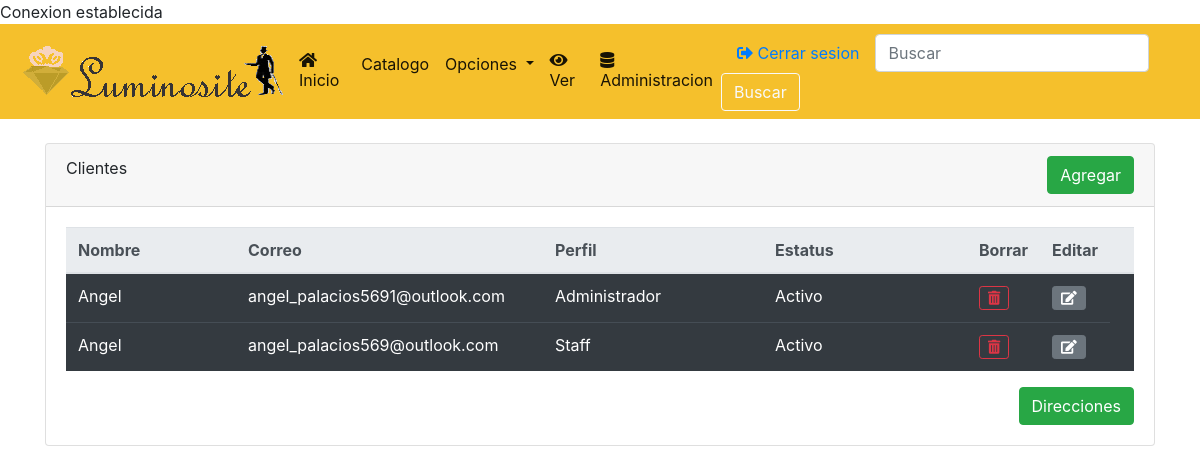
Page /clientes.php (signed in) on the earlier database version.
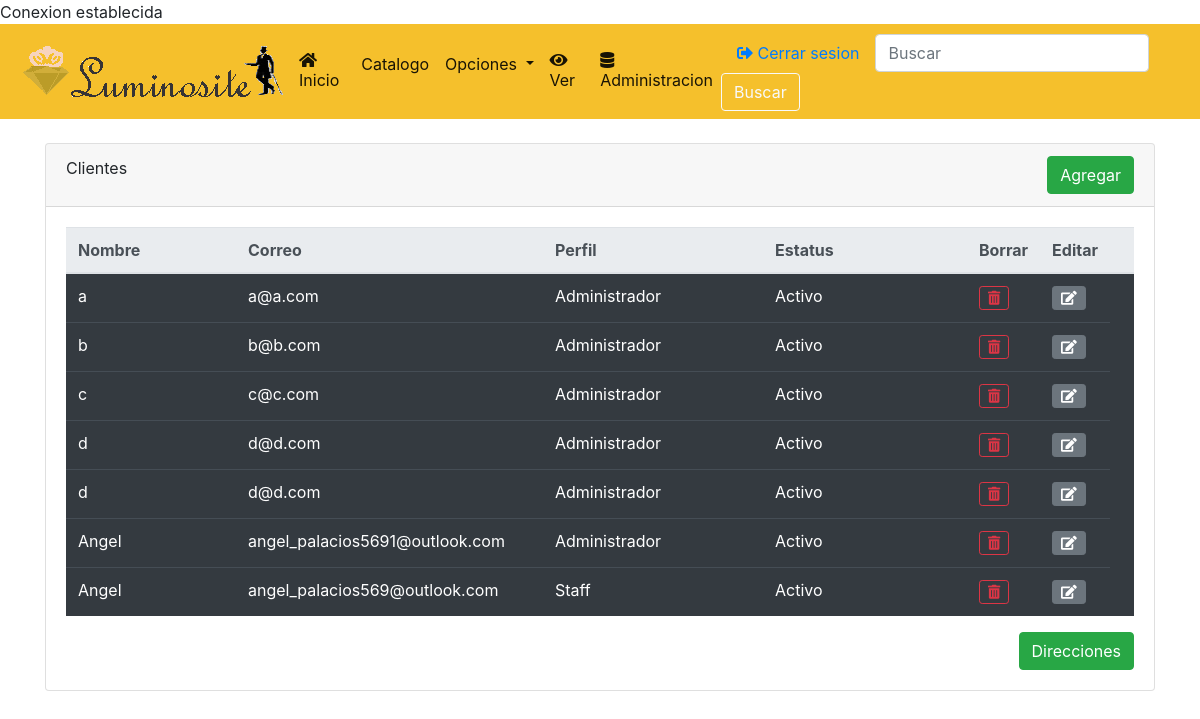
Same page on the later database version.
### tables this page shows
CREATE TABLE `cliente` (
  `id_cliente` int(11) NOT NULL AUTO_INCREMENT,
  `nombre_cliente` varchar(45) NOT NULL,
  `primer_apellido` varchar(45) NOT NULL,
  `segundo_apellido` varchar(45) NOT NULL,
  `password` varchar(100) NOT NULL,
  `correo_electronico` varchar(100) NOT NULL,
  `telefono` varchar(10) NOT NULL,
  `sexo` enum('Hombre','Mujer','Indeterminado') NOT NULL,
  `perfil` enum('Administrador','Técnico','Staff') NOT NULL,
  `estatus` enum('Activo','Inactivo') NOT NULL,
  `foto_perfil` blob NOT NULL,
  PRIMARY KEY (`id_cliente`)
);

### clientes.php (the view, shortened to what this page needs)
<?php
require_once './conexion.php';
?>
<!DOCTYPE html>
<html lang="es-MX">
<head>
    <link rel="stylesheet" href="css/bootstrap.min.css">
    <link rel="stylesheet" href="css/all.min.css">
</head>
<body>
        <?php require_once('./menu.php'); ?>
    <div class="container mt-4">
        <div class="card">
            <div class="card-header">
                Clientes
                <a href="clientes_formularios.php"class="btn btn-success float-right">Agregar</a>
            </div>
            <div class="card-body">
                <table class="table table-dark table table-hover">
                    <thead class="thead-light">
                        <tr>
                            <th style="width: 20%;" scope="col">Nombre</th>
                            <th style="width: 30%;" scope="col">Correo</th>
                            <th style="width: 25%;" scope="col">Perfil</th>
                            <th style="width: 25%;" scope="col">Estatus</th>
                            <th style="width: 25%;" scope="col">Borrar</th>
                            <th style="width: 10%;" scope="col">Editar</th>
                            <th style="width: 10%;" scope="col">
                            </th>
                        </tr>
                    </thead>
                    <tbody>
                    <?php
                        $sql = 'select id_cliente, nombre_cliente, primer_apellido, correo_electronico, telefono,perfil,estatus from cliente order by primer_apellido, nombre_cliente asc';
                        foreach ($conexion->query($sql) as $registro) {
                            $registro['nombre_cliente'] = htmlentities($registro['nombre_cliente']);
                            $registro['primer_apellido'] = htmlentities($registro['primer_apellido']);
                            $registro['correo_electronico'] = htmlentities($registro['correo_electronico']);
                            $registro['estatus'] = htmlentities($registro['estatus']);
                            if ($registro['estatus']=="Activo"){
                        echo <<<fin
                        <tr>
                            <td scope="row">{$registro['nombre_cliente']}</td>
                            <td scope="row">{$registro['correo_electronico']}</td>
                            <td scope="row">{$registro['perfil']}</td>
                            <td scope="row">{$registro['estatus']}</td>
                            <td>
                                <a class="btn btn-outline-danger btn-sm" href="clientes_borrar.php?id_cliente={$registro['id_cliente']}"><i class="fa fa-trash-alt"></i></a>
                            </td>
                            <td>
                                <a class="btn btn-secondary btn-sm" href="clientes_editar.php?id={$registro['id_cliente']}"><i class="fa fa-edit"></i></a>
                            </td>
                        </tr>
fin;
                            }
                }
                        ?>
                    </tbody>
                </table>
                <a href="direcciones.php" class="btn btn-success float-right">Direcciones</a>
            </div>
        </div>
    </div>
</body>
</html>

### menu.php (shortened to what this page needs)
<nav class="navbar navbar-expand-lg navbar-light" style="background-color: #f5c02c;">
  <img src="img/LUMINOSITE1.png" class="img-fluid" alt="Responsive image" />
  <div class="collapse navbar-collapse" id="navbarSupportedContent">
    <ul class="navbar-nav mr-auto">
      <li class="nav-item active">
        <a class="nav-link active" href="Inicio.php"><i class="fa fa-home"></i> Inicio</a>
      </li>
      <li class="nav-item">
        <a class="nav-link active" href="catalogo.php">Catalogo</a>
      </li>
      <?php
        if(isset($_SESSION['id']) && is_numeric($_SESSION['id']) && 'Administrador' == $_SESSION['perfil']){
          echo '
      <li class="nav-item dropdown">
        <a class="nav-link active dropdown-toggle" href="#" id="navbarDropdown" role="button" data-toggle="dropdown"
          aria-haspopup="true" aria-expanded="false">
          Opciones
        </a>
        <div class="dropdown-menu" aria-labelledby="navbarDropdown" style="background-color: #f5ef38;">
          <a class="dropdown-item" href="ventas.php"><i class="fa fa-piggy-bank"></i> Ventas</a>
          <a class="dropdown-item" href="materiales.php"><i class="fa fa-user"></i> Materiales</a>
          <a class="dropdown-item" href="Productos.php"><i class="fa fa-cart-plus"></i> Productos</a>
          <a class="dropdown-item" href="clientes.php"><i class="fa fa-user-circle"></i> Clientes</a>
          <a class="dropdown-item" href="tipo_de_joya.php"><i class="fa fa-ring"></i> Tipo de Joya</a>
        </div>
      </li>';
    }
    ?>
      <?php
      if(isset($_SESSION['id']) && is_numeric($_SESSION['id'])){
     echo ' <li class="nav-item">
        <a class="nav-link active" href="perfil.php" tabindex="-1" aria-disabled="true"><i class="fa fa-eye"></i> Ver</a>
      </li>';
      }
      ?>
      <?php
      if(isset($_SESSION['id']) && is_numeric($_SESSION['id']) && 'Administrador' == $_SESSION['perfil']){
   echo '<li class="nav-item">
   <a class="nav-link active" href="sql.php"><i class="fa fa-database"></i> Administracion</a>
 </li>';
      }
      ?>
    </ul>
    <form class="form-inline my-2 my-lg-0">
      <?php
      if(isset($_SESSION['id']) && is_numeric($_SESSION['id'])){
   echo '<a class="nav-item nav-link" href="cerrar_sesion.php"><i class="fa fa-sign-out-alt"></i> Cerrar sesion</a>';
      }
      ?>
      <input class="form-control mr-sm-2" type="search" placeholder="Buscar" aria-label="Search" />
      <a href="Productos.php?buscar=hola" class="btn btn-outline-light my-2 my-sm-0" type="submit">
        Buscar
      </a>
    </form>
  </div>
</nav>

Differences in the rows shown:
added cliente: nombre_cliente "a", correo_electronico "a@a.com", perfil "Administrador", estatus "Activo"
added cliente: nombre_cliente "b", correo_electronico "b@b.com", perfil "Administrador", estatus "Activo"
added cliente: nombre_cliente "c", correo_electronico "c@c.com", perfil "Administrador", estatus "Activo"
added cliente: nombre_cliente "d", correo_electronico "d@d.com", perfil "Administrador", estatus "Activo"
added cliente: nombre_cliente "d", correo_electronico "d@d.com", perfil "Administrador", estatus "Activo"
